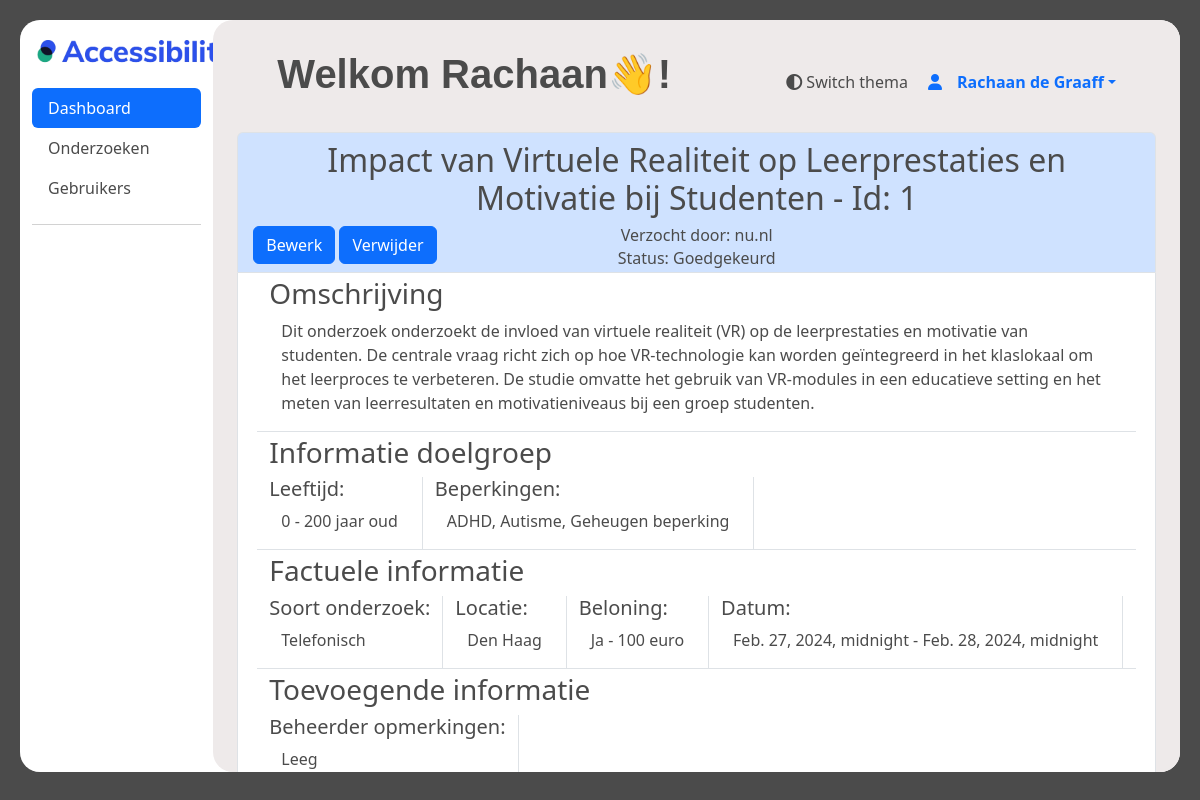
/beheerder/dashboard/research/1 (signed in), run on an earlier commit of the app's database.
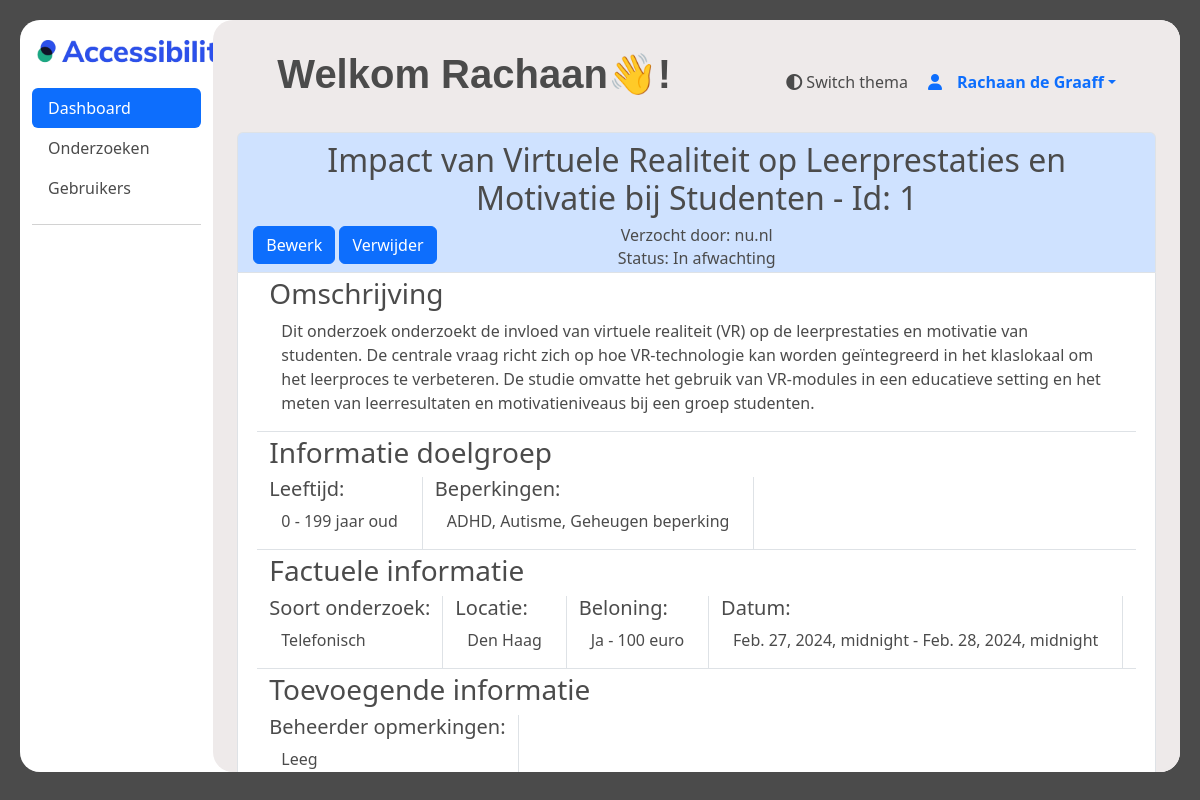
And on a later commit of the database.
### main/models.py (models this page shows)
class Onderzoeken(models.Model):
    onderzoeks_id = models.AutoField(primary_key=True)
    organisatie = models.ForeignKey('Organisaties', models.DO_NOTHING)
    status = models.IntegerField(default=1)
    titel = models.TextField()
    omschrijving = models.TextField()
    datum_vanaf = models.DateTimeField()
    datum_tot = models.DateTimeField()
    soort_onderzoek = models.IntegerField()
    locatie = models.TextField(blank=True, null=True)
    met_beloning = models.IntegerField()
    beloning = models.TextField(blank=True, null=True)
    doelgroep_leeftijd_van = models.IntegerField()
    doelgroep_leeftijd_tot = models.IntegerField()
    contact_opgenomen = models.IntegerField(default=0)
    opmerkingen_beheerder = models.IntegerField(blank=True, null=True)
    type_onderzoek = models.ForeignKey('TypeOnderzoek', models.DO_NOTHING, db_column='type_onderzoek')
    class Meta:
        managed = False
        db_table = 'Onderzoeken'

class Organisaties(models.Model):
    organisatie_id = models.AutoField(primary_key=True, blank=True)
    naam = models.TextField(blank=True, null=True)
    kvk = models.TextField(db_column='KVK', blank=True, null=True)  # Field name made lowercase.
    website = models.TextField(blank=True, null=True)
    beschrijving = models.TextField(blank=True, null=True)
    contact_persoon = models.TextField(blank=True, null=True)
    email = models.TextField(blank=True, null=True)
    telefoonnummer = models.IntegerField(blank=True, null=True)
    api_key = models.TextField(blank=True, null=True)
    status = models.TextField(blank=True, null=True)
    type = models.TextField(blank=True, null=True)
    class Meta:
        managed = False
        db_table = 'Organisaties'

### beheerder/views.py (the view)
# urls.py: path("dashboard/research/<int:pk>", views.research_item, name="research_items"),
@staff_member_required
def research_item(request, pk):
    research_item_data = Onderzoeken.objects.select_related("organisatie").get(pk=pk)
    limitation_ids = BeperkingenOnderzoeken.objects.filter(onderzoeks_id=research_item_data.onderzoeks_id).values_list('beperking_id', flat=True)
    limitations = Beperkingen.objects.filter(id__in=limitation_ids)
    context = {
        "data": research_item_data,
        'limitations': limitations,
    }
    return render(request, "beheerder/dashboard/dashboard_research_item.html", context)

### templates/beheerder/dashboard/dashboard_research_item.html (shortened to what the changed rows need)
{% extends "beheerder/inner_base.html" %}
{% block inner_content %}
<br>
<div class="container rounded-top border border-bottom-0 bg-primary-subtle text-center">
    <div class="col text-center position-relative">
        <H2 class="pt-2">
            {{ data.titel }} - Id: {{ data.onderzoeks_id}}
        </H2>
        <div class="position-absolute buttons">
            <button type="button" class="btn btn-primary" onclick="location.href='{{ data.onderzoeks_id }}/edit';">Bewerk</button>
            <button type="button" class="btn btn-primary">Verwijder</button>
        </div>
        <H2 class="mb-1 h6">Verzocht door: {{ data.organisatie.naam }}</H2>
        <H2 class="m-0 pb-1 h6">
            {% if data.status == 1 %}
            Status: In afwachting
            {% elif data.status == 2 %}
            Status: Goedgekeurd
            {% elif data.status == 3 %}
            Status: Afgekeurd
            {% elif data.status == 4 %}
            Status: Gesloten
            {% elif data.status == 5 %}
            Status: Verwijderd
            {% endif %}
        </H2>
    </div>
</div>
<div class="container border rounded-bottom bg-body text-start" style="min-height: 25rem;">
    <div class="row m-1 border-bottom">
        <div class="col-md-auto">
            <H2 class="h3">Omschrijving</H2>
            <div class="container-fluid">
                <p class="text-start p-0">{{ data.omschrijving }}</p>
            </div>
        </div>
    </div>
    <div class="row m-1 border-bottom">
        <H2 class="h3">Informatie doelgroep</H2>
        <div class="col-md-auto border-end">
            <div class="container-fluid">
                <p>
                    {{ data.doelgroep_leeftijd_van }} - {{ data.doelgroep_leeftijd_tot }} jaar oud
                </p>
            </div>
        </div>
    </div>
    <div class="row m-1 border-bottom">
        <H2 class="h3">Factuele informatie</H2>
        <div class="col-md-auto border-end">
            <div class="container-fluid">
                <p>{{ data.locatie }}</p>
            </div>
        </div>
        <div class="col-md-auto border-end">
            <div class="container-fluid">
                <p>
                    {% if data.met_beloning == 0 %}
                    Nee
                    {% elif data.met_beloning == 1 %}
                    Ja - {{ data.beloning }}
                    {% endif %}
                </p>
            </div>
        </div>
        <div class="col-md-auto border-end">
            <div class="container-fluid">
                <p>{{ data.datum_vanaf }} - {{ data.datum_tot }}</p>
            </div>
        </div>
    </div>
    <div class="row m-1 border-bottom">
        <H2 class="h3">Toevoegende informatie</H2>
    </div>
</div>
{% endblock %}

What changed in the data, as far as the page shows it:
changed Onderzoeken "Impact van Virtuele Realiteit op Leerprestaties en Motivatie bij Studenten": doelgroep_leeftijd_tot "200" → "199"
Also different on the page:
text no longer shown: "Status: Goedgekeurd"
text now shown: "Status: In afwachting"
